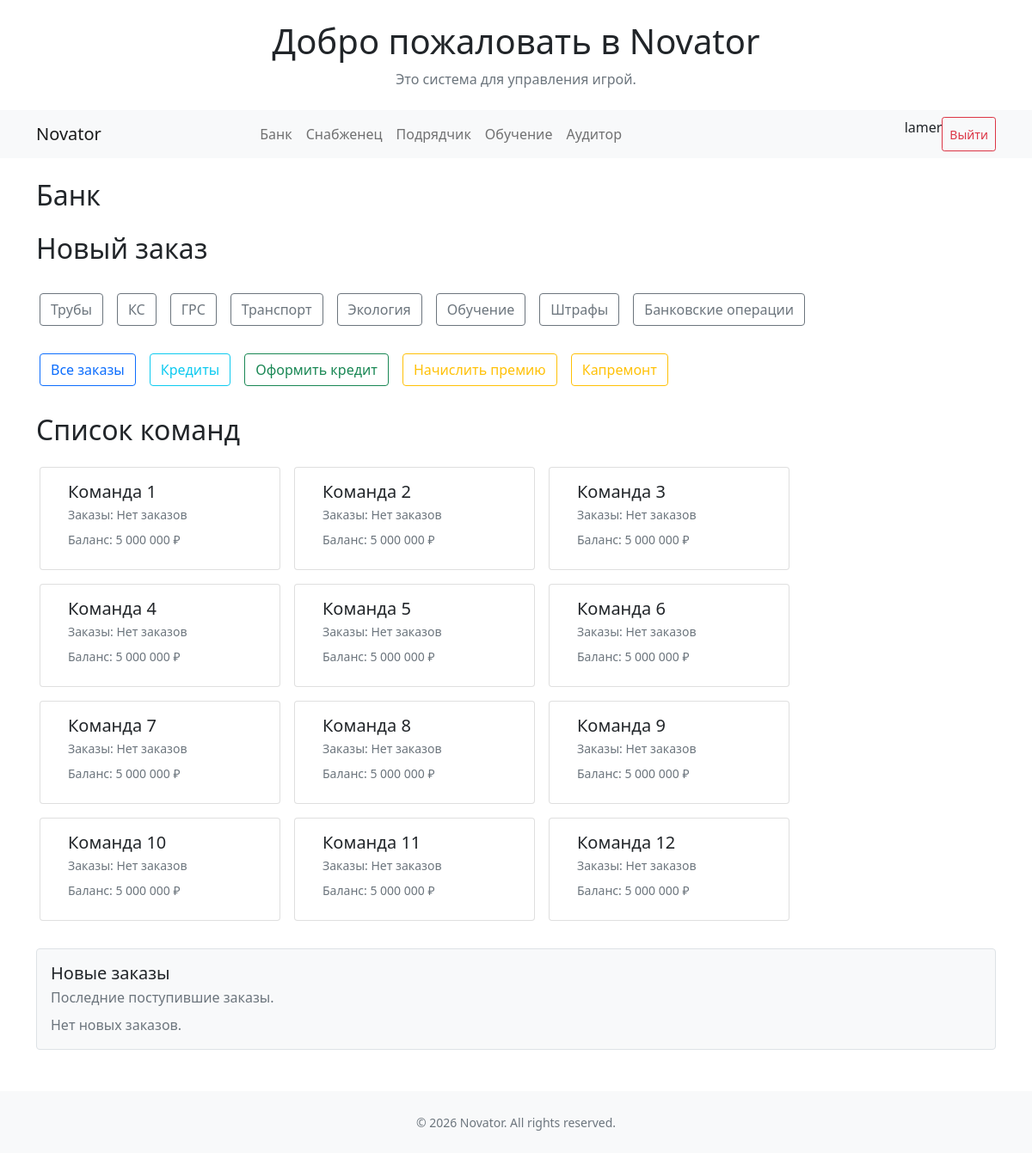
Page /bank/ (signed in) on the committed database.
### novator/main/models.py (models this page shows, shortened)
class Team(models.Model):
    name = models.CharField(max_length=100, verbose_name='Имя команды')
    slug = models.SlugField(max_length=100)
    status = models.BooleanField(default=False, verbose_name='Активно')
    learn_les = models.BooleanField(default=False, verbose_name='Мастер ЛЭС')
    learn_grs = models.BooleanField(default=False, verbose_name='Оператор ГРС')
    learn_ks = models.BooleanField(default=False, verbose_name='Инженер ГKС')
    auto = models.IntegerField(default=0, verbose_name='Автотранспорт')

### novator/bank/models.py (models this page shows)
class Balance(models.Model):
    team = models.OneToOneField(Team, on_delete=models.CASCADE, related_name='balance')
    money = models.FloatField(max_length=10, verbose_name='Баланс')
    history = HistoricalRecords()

### novator/bank/views.py (the view)
# urls.py: path('', views.bank_list, name='bank_list'),
@login_required
def bank_list(request):
    teams = Team.objects.filter(status=True, name__in=request.user.userprofile.teams.values_list('name', flat=True))
    list_teams = {}
    for team in teams:
        zakaz = Zakaz.objects.filter(team=team).count
        balance = Balance.objects.get(team=team)
        list_teams.update({team.pk: {'name': team.name, 'balance': balance.money, 'zakaz': zakaz}})
    new_zakaz = Zakaz.objects.filter(status=1, team__in=teams).order_by('-id')[:25]
    context = {
        'teams': list_teams,
        'new_zakazs': new_zakaz
    }
    return render(request, 'bank/bank.html', context)

### novator/templates/bank/bank.html (shortened to what this page needs)
{% extends 'base.html' %}
{% load static %}
{% load humanize %}
{% block content %}
<div class="container my-4">
  <h2 class="mb-4">Банк</h2>
  <h2 class="mb-4">Новый заказ</h2>
<div class="d-flex flex-row mb-3 gap-3 overflow-auto py-2 px-1">
<a href="{% url 'bank:create_zakaz' %}?category=truba" style="display: block; text-decoration: none; color: inherit;"><button class="btn btn-outline-secondary d-inline-flex align-items-center" type="button">
Трубы</button></a>
<a href="{% url 'bank:create_zakaz_buildings' %}?category=ks" style="display: block; text-decoration: none; color: inherit;"><button class="btn btn-outline-secondary d-inline-flex align-items-center" type="button">
КС</button></a>
<a href="{% url 'bank:create_zakaz_buildings' %}?category=grs" style="display: block; text-decoration: none; color: inherit;"><button class="btn btn-outline-secondary d-inline-flex align-items-center" type="button">
ГРС</button></a>
<a href="{% url 'bank:create_zakaz' %}?category=auto" style="display: block; text-decoration: none; color: inherit;"><button class="btn btn-outline-secondary d-inline-flex align-items-center" type="button">
Транспорт</button></a>
<a href="{% url 'bank:create_zakaz_buildings' %}?category=buildings" style="display: block; text-decoration: none; color: inherit;"><button class="btn btn-outline-secondary d-inline-flex align-items-center" type="button">
Экология</button></a>
<a href="{% url 'bank:create_zakaz_obuchenie' %}?category=obuchenie" style="display: block; text-decoration: none; color: inherit;"><button class="btn btn-outline-secondary d-inline-flex align-items-center" type="button">
Обучение</button></a>
<a href="{% url 'bank:create_zakaz' %}?category=shtraf" style="display: block; text-decoration: none; color: inherit;"><button class="btn btn-outline-secondary d-inline-flex align-items-center" type="button">
Штрафы</button></a>
<a href="{% url 'bank:create_zakaz' %}?category=bank" style="display: block; text-decoration: none; color: inherit;"><button class="btn btn-outline-secondary d-inline-flex align-items-center" type="button">
Банковские операции</button></a>
</div>
  <div class="d-flex flex-row mb-3 gap-3 overflow-auto py-2 px-1">
    <a href="{% url 'bank:zakaz_list' %}" class="btn btn-outline-primary d-inline-flex align-items-center">
      Все заказы
    </a>
    <a href="{% url 'bank:credit_list' %}" class="btn btn-outline-info d-inline-flex align-items-center">
      Кредиты
    </a>
    <a href="{% url 'bank:new_credit' %}" class="btn btn-outline-success d-inline-flex align-items-center">
      Оформить кредит
    </a>
    <a href="{% url 'bank:new_premia' %}" class="btn btn-outline-warning d-inline-flex align-items-center">
      Начислить премию
    </a>
    <a href="{% url 'bank:create_zakaz' %}?category=kapremont" class="btn btn-outline-warning d-inline-flex align-items-center">
      Капремонт
    </a>
  </div>
</div>
<div class="container my-4">
  <div class="d-flex justify-content-between align-items-center mb-3">
    <h2 class="m-0">Список команд</h2>
  </div>
  {% if teams %}
    <div class="team-row d-flex flex-row flex-wrap gap-3 overflow-auto py-2 px-1" style="scroll-behavior:smooth;">
      {% for pk,team in teams.items %}
        <a href="{% url 'bank:team_detail' pk %}" style="display: block; text-decoration: none; color: inherit;"><div class="card" style="min-width:280px; max-width:320px;">
          <div class="card-body d-flex align-items-start">
            <div class="flex-grow-1">
              <h5 class="card-title mb-1">{{ team.name }}</h5>
               <p class="card-text mb-2 text-muted
               small">Заказы: {{ team.zakaz|default:"Нет заказов" }}</p>
              <div class="d-flex justify-content-between align-items-center">
                <div class="small text-muted">
                  <p class="card-text mb-2">
                    Баланс: {{ team.balance|floatformat:0|intcomma }} ₽ </p>
                </div>
              </div>
            </div>
          </div>
        </div></a>
      {% endfor %}
    </div>
  {% else %}
    <p class="text-muted">No teams found.</p>
  {% endif %}
</div>
<div class="container my-4">
    <div class="border rounded p-3 bg-light mt-3">
      <h5 class="mb-1">Новые заказы</h5>
      <p class="mb-2 text-muted">Последние поступившие заказы.</p>
      {% if new_zakazs %}
          <div class="table-responsive">
            <table class="table table-hover mb-0">
              <thead>
                <tr>
                  <th scope="col">№</th>
                  <th scope="col">Заказ</th>
                  <th scope="col">Команда</th>
                  <th scope="col">Категория</th>
                  <th scope="col" class="text-end">Сумма</th>
                  <th scope="col"></th>
                </tr>
              </thead>
              <tbody>
                {% for zakaz in new_zakazs %}
                  <tr>
                    <th scope="row">{{ forloop.counter }}</th>
                    <td>#{{ zakaz.number|default:zakaz.id }}</td>
                    <td>{{ zakaz.team.name|default:"-" }}</td>
                    <td>{{ zakaz.category|capfirst|default:"-" }}</td>
                    <td class="text-end">{{ zakaz.get_total_sum|floatformat:0|intcomma }} ₽</td>
                    <td class="text-end">
                      <a href="{% url 'bank:zakaz_detail' zakaz.pk %}" class="btn btn-sm btn-outline-primary">Просмотр</a>
                    </td>
                  </tr>
                {% endfor %}
              </tbody>
            </table>
          </div>
      {% else %}
        <p class="mb-0 text-muted">Нет новых заказов.</p>
      {% endif %}
    </div>
    </div>
{% endblock %}

### novator/templates/base.html (shortened to what this page needs)
{% load humanize %}
{% load static %}
<!DOCTYPE html>
<html lang="en">
<head>
    {% block head %}
    <link href="{% static 'css/bootstrap.css' %}" rel="stylesheet">
    {% endblock %}
</head>
<body>
    <header>
    <div class="container my-4">
    <h1 class="text-center">Добро пожаловать в Novator</h1>
    <p class="text-center text-muted">Это система для управления игрой.</p>
</div>
{% if user.is_authenticated %}
  {% block nav %}
        <nav class="navbar navbar-expand-lg navbar-light bg-light navbar-toggle">
  <div class="container">
    <a class="navbar-brand" href="{% url 'main:index' %}">Novator</a>
    <div class="collapse navbar-collapse" id="navbarNav">
      <ul class="navbar-nav mx-auto">
        <li class="nav-item">
          <a class="nav-link" href="{% url 'bank:bank_list' %}">Банк</a>
        </li>
        <li class="nav-item">
          <a class="nav-link" href="{% url 'mtr:index' %}">Снабженец</a>
        </li>
        <li class="nav-item">
          <a class="nav-link" href="{% url 'contactor:index' %}">Подрядчик</a>
        </li>
        <li class="nav-item">
          <a class="nav-link" href="{% url 'learning:index' %}">Обучение</a>
        </li>
        <li class="nav-item">
          <a class="nav-link" href="{% url 'audit:index' %}">Аудитор</a>
        </li>
      </ul>
      <form method="post" action="{% url 'logout' %}" class="d-flex ms-auto">
        <p>{{ user.username }}</p>
        <button type="submit" class="btn btn-outline-danger btn-sm">Выйти</button>
      </form>
    </div>
  </div>
</nav>
  {% endblock %}
{% endif %}
    </header>
    <main>
        {% block content %}{% endblock %}
    </main>
    {% block footer %}
    <footer class="bg-light py-4 mt-5">
  <div class="container text-center">
    <small class="text-muted">&copy; {{ year|default:2026 }} Novator. All rights reserved.</small>
  </div>
</footer>
    {% endblock %}
</body>
</html>

### novator/templates/bank/bank.html (style rules this page uses)
.team-row .card { transition: transform .15s ease, box-shadow .15s ease; }

### rows in the picture
Team: name "Команда 1"
Balance: balance "5 000 000"
Team: name "Команда 2"
Balance: balance "5 000 000"
Team: name "Команда 3"
Balance: balance "5 000 000"
Team: name "Команда 4"
Balance: balance "5 000 000"
Team: name "Команда 5"
Balance: balance "5 000 000"
Team: name "Команда 6"
Balance: balance "5 000 000"
Team: name "Команда 7"
Balance: balance "5 000 000"
Team: name "Команда 8"
Balance: balance "5 000 000"
Team: name "Команда 9"
Balance: balance "5 000 000"
Team: name "Команда 10"
Balance: balance "5 000 000"
Team: name "Команда 11"
Balance: balance "5 000 000"
Team: name "Команда 12"
Balance: balance "5 000 000"

### other values in the picture
{{ user.username }} "lamer"
{{ team.zakaz|default:"Нет заказов" }} "Нет заказов" "Нет заказов" "Нет заказов" "Нет заказов" "Нет заказов" "Нет заказов" "Нет заказов" "Нет заказов" "Нет заказов" "Нет заказов" "Нет заказов" "Нет заказов"
{{ year|default:2026 }} "2026"
